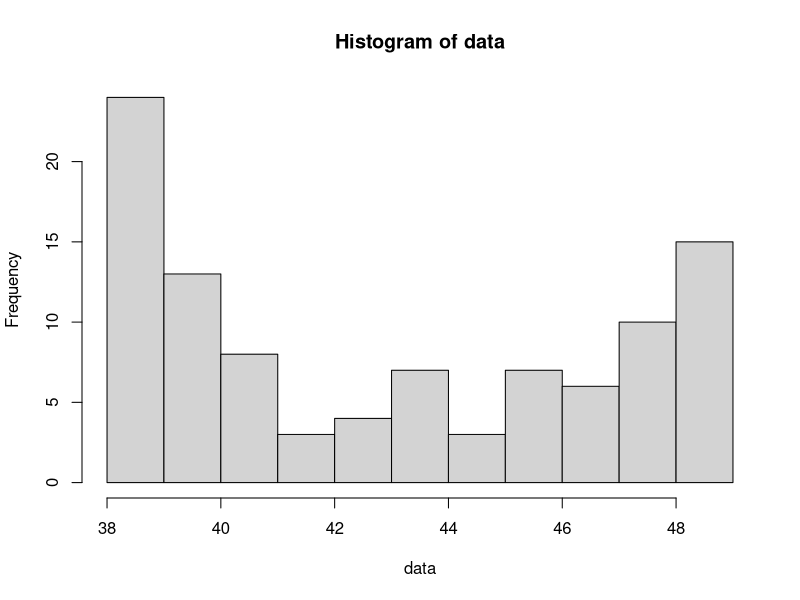
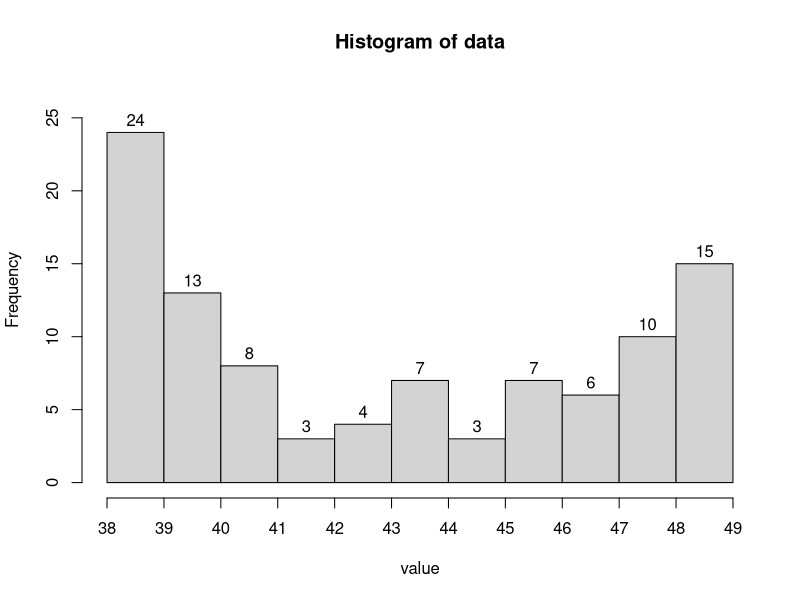

These figures' R source, in order:
## ---- chunk 1
## DATA GENERATION
types = c("bimodal","symmetric mound","skew left","skew right","uniform")
shapes1 = c(0.3, 20,   3,   1, 1)
shapes2 = c(0.3, 20,   1,   3, 1)

rrr = sample(1:5,1)
type = types[rrr]
shape1 = shapes1[rrr]
shape2 = shapes2[rrr]

n = sample(c(20,40,50,60,80,100),1)*5
offset = runif(1,0,60)
rng = sample(c(3,5,10,20,40,100),1)
data = rbeta(n,shape1,shape2)*rng + offset

## The frequency table
value = min(data):max(data)
frequency = tabulate(data)[value]
df_freq = data.frame(value, frequency)
myhist = hist(data,breaks=10)

nb = length(myhist$breaks)
nc = nb-1

lt1 = sample(c(T,F),1)
lt2 = sample(c(T,F),1)
s1 = sample(3:(nb-3),1)
b1 = myhist$breaks[s1]
if(lt1){
  t1 = "less"
  p1 = sum(myhist$counts[1:(s1-1)])/n
  s2 = sample(2:(s1-1),1)
  b2 = myhist$breaks[s2]
  if(lt2){
    t2 = "less"
    p2 = sum(myhist$counts[1:(s2-1)])/n
    p3 = sum(myhist$counts[1:(s2-1)])/sum(myhist$counts[1:(s1-1)])
  } else {
    t2 = "greater"
    p2 = sum(myhist$counts[s2:nc])/n
    p3 = sum(myhist$counts[s2:(s1-1)])/sum(myhist$counts[1:(s1-1)])
  }
} else {
  t1 = "greater"
  p1 = sum(myhist$counts[s1:nc])/n
  s2 = sample((s1+1):(nb-1),1)
  b2 = myhist$breaks[s2]
  if(lt2){
    t2 = "less"
    p2 = sum(myhist$counts[1:(s2-1)])/n
    p3 = sum(myhist$counts[s1:(s2-1)])/(n*p1)
  } else {
    t2 = "greater"
    p2 = sum(myhist$counts[s2:nc])/n
    p3 = sum(myhist$counts[s2:nc])/(n*p1)
  }
}

while(T){
  s4 = sample(2:(nb-2),1)
  if(s4 != s1 && s4 != s2){
    break
  }
}

b4 = myhist$breaks[s4]
p4 = sum(myhist$counts[1:(s4-1)])/n

ss = sort(sample(3:(nb-3),2))
bs = myhist$breaks[ss]
cen = mean(bs)
dis = (bs[2]-bs[1])/2
pp = sum(myhist$counts[ss[1]:(ss[2]-1)])/n

## ---- chunk 2
hist(data,breaks=10,labels=TRUE,xlab="value",xlim=c(min(myhist$breaks),max(myhist$breaks)),ylim=c(0,max(myhist$counts)*1.1),xaxt="n")
axis(1, at=myhist$breaks, labels=myhist$breaks)
